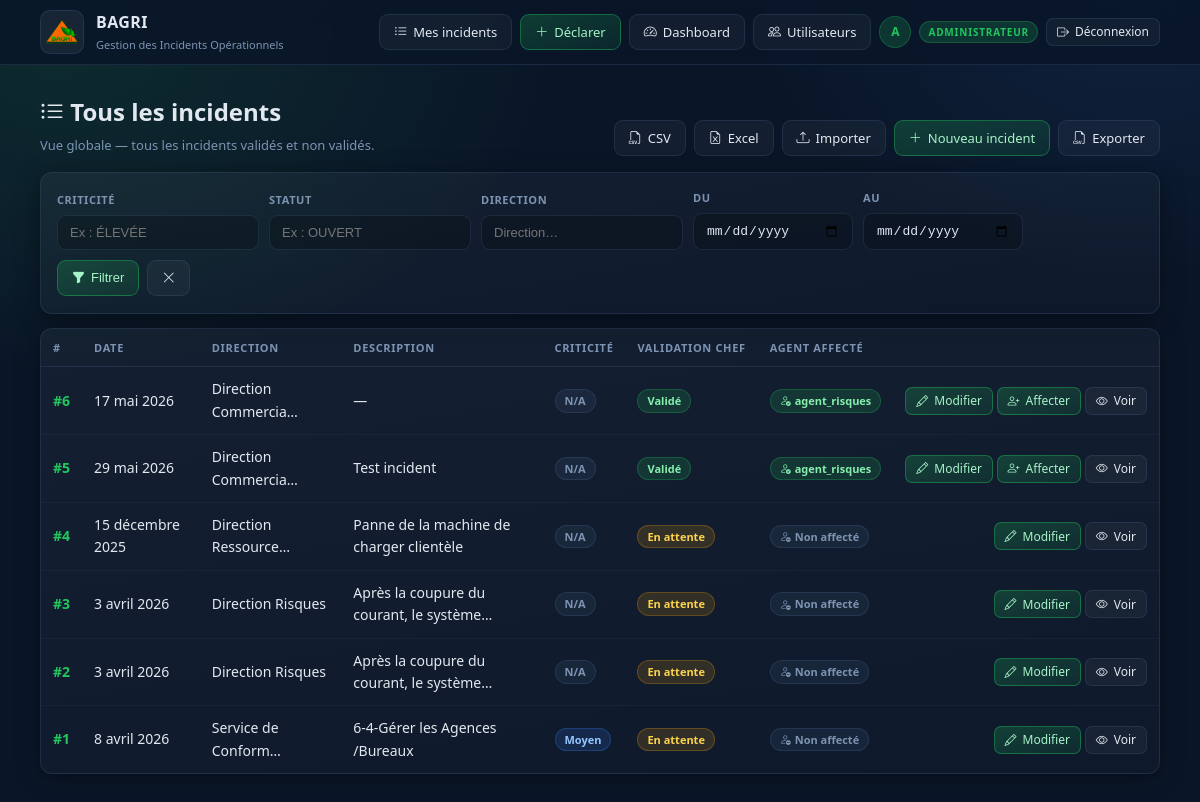
Screenshot of /incidents/ (signed in) with the database file from the repository.
### accounts/models.py (models this page shows, shortened)
class Profile(models.Model):
    ROLE_DECLARANT   = "DECLARANT"
    ROLE_CHEF        = "CHEF"
    ROLE_RISQUES_OP  = "RISQUES_OP"
    ROLE_DIR_RISQUES = "DIR_RISQUES"
    ROLE_ADMIN       = "ADMIN"
    ROLE_CHOICES = [
        (ROLE_DECLARANT,   "Déclarant"),
        (ROLE_CHEF,        "Chef de direction"),
        (ROLE_RISQUES_OP,  "Agent traitement (Risques opérationnels)"),
        (ROLE_DIR_RISQUES, "Directeur Gestion des Risques"),
        (ROLE_ADMIN,       "Administrateur"),
    ]
    ROLES_AVEC_DIRECTION = (ROLE_DECLARANT, ROLE_CHEF)
    user      = models.OneToOneField(settings.AUTH_USER_MODEL, on_delete=models.CASCADE, related_name="profile")
    role      = models.CharField(max_length=30, choices=ROLE_CHOICES, default=ROLE_DECLARANT)
    direction = models.CharField(max_length=200, choices=DIRECTION_VALUES, blank=True, default="")
    telephone = models.CharField(max_length=50, blank=True, default="")
    @property
    def is_declarant(self):  return self.role == self.ROLE_DECLARANT
    @property
    def is_chef(self):       return self.role == self.ROLE_CHEF
    @property
    def is_risques_op(self): return self.role == self.ROLE_RISQUES_OP
    @property
    def is_dir_risques(self):return self.role == self.ROLE_DIR_RISQUES
    @property
    def is_admin(self):      return self.role == self.ROLE_ADMIN
    @property
    def can_treat(self):
        return self.role in (self.ROLE_RISQUES_OP, self.ROLE_DIR_RISQUES, self.ROLE_ADMIN)

### incidents/models.py (models this page shows, shortened)
class Incident(models.Model):
    declarant = models.ForeignKey(
        settings.AUTH_USER_MODEL,
        on_delete=models.SET_NULL,
        null=True, blank=True,
        related_name="incidents_declares",
    )
    agent_affecte = models.ForeignKey(
        settings.AUTH_USER_MODEL,
        on_delete=models.SET_NULL,
        null=True, blank=True,
        related_name="incidents_affectes",
        verbose_name="Agent affecté",
    )
    version = models.CharField(max_length=10, choices=VERSION_CHOICES, blank=True, default="")
    date_declaration = models.DateField(null=True, blank=True)
    date_mise_a_jour = models.DateField(null=True, blank=True)
    agence = models.CharField(max_length=200, blank=True, default="")
    region = models.CharField(max_length=200, blank=True, default="")
    direction = models.CharField(max_length=200, choices=DIRECTION_CHOICES, blank=True, default="")
    nom_prenom_declarant = models.CharField(max_length=200, blank=True, default="")
    fonction = models.CharField(max_length=200, blank=True, default="")
    poste_telephonique = models.CharField(max_length=50, blank=True, default="")
    email = models.EmailField(blank=True, default="")
    date_debut_incident = models.DateField(null=True, blank=True)
    date_decouverte_incident = models.DateField(null=True, blank=True)
    description = models.TextField(blank=True, default="")
    incident_lie_risque_credit = models.CharField(max_length=3, choices=YES_NO_CHOICES, blank=True, default="")
    categorisation_baloise = models.CharField(max_length=255, choices=CATEGORISATION_BALOISE_CHOICES, blank=True, default="")
    sous_categorie_incident = models.CharField(max_length=255, blank=True, default="")
    macro_processus = models.CharField(max_length=255, choices=MACRO_PROCESSUS_CHOICES, blank=True, default="")
    processus = models.CharField(max_length=255, choices=PROCESSUS_CHOICES, blank=True, default="")
    domaine_activite = models.CharField(max_length=255, choices=DOMAINE_ACTIVITE_CHOICES, blank=True, default="")
    incident_si = models.CharField(max_length=3, choices=YES_NO_CHOICES, blank=True, default="")
    incident_non_conformite = models.CharField(max_length=3, choices=YES_NO_CHOICES, blank=True, default="")
    montant_estime_perte = models.DecimalField(max_digits=18, decimal_places=2, null=True, blank=True)
    comptabilisation_perte = models.CharField(max_length=3, choices=YES_NO_CHOICES, blank=True, default="")
    date_comptabilisation_perte = models.DateField(null=True, blank=True)
    montant_recuperations = models.DecimalField(max_digits=18, decimal_places=2, null=True, blank=True)
    date_recuperation = models.DateField(null=True, blank=True)
    nature_recuperation = models.CharField(max_length=255, choices=NATURE_RECUPERATION_CHOICES, blank=True, default="")
    montant_net_perte = models.DecimalField(max_digits=18, decimal_places=2, null=True, blank=True)
    criticite = models.CharField(max_length=50, choices=CRITICITE_CHOICES, blank=True, default="")
    impact_pca = models.CharField(max_length=3, choices=YES_NO_CHOICES, blank=True, default="")
    statut_incident = models.CharField(max_length=50, choices=STATUT_INCIDENT_CHOICES, blank=True, default="")
    date_butoire_resolution = models.DateField(null=True, blank=True)
    commentaires = models.TextField(blank=True, default="")
    validation_chef = models.CharField(max_length=20, choices=VALIDATION_CHOICES, default="EN_ATTENTE")
    commentaire_chef = models.TextField(blank=True, default="")
    date_validation_chef = models.DateField(null=True, blank=True)
    created_at = models.DateTimeField(auto_now_add=True)
    updated_at = models.DateTimeField(auto_now=True)
    class Meta:
        ordering = ["-created_at"]
    @property
    def badge_validation(self):
        colors = {"EN_ATTENTE": "badge--warning", "VALIDE": "badge--success", "REJETE": "badge--danger"}
        return colors.get(self.validation_chef, "")

### incidents/views.py (the view)
# urls.py: path("",                                views.incident_list,         name="list"),
@login_required
def incident_list(request):
    p = _profile(request)
    base_qs   = _incidents_for_user(request)
    incidents = _filtered_incidents(request, base_qs)[:200]
    return render(request, "incidents/incident_list.html", {
        "incidents": incidents,
        "profile": p,
        "filter_criticite":  request.GET.get("criticite", ""),
        "filter_statut":     request.GET.get("statut", ""),
        "filter_direction":  request.GET.get("direction", ""),
        "filter_date_from":  request.GET.get("date_from", ""),
        "filter_date_to":    request.GET.get("date_to", ""),
    })

### incidents/views.py (called while the page is built, shortened)
def _profile(request):
    try:
        return request.user.profile
    except Exception:
        return None

def _to_date(value):
    if value in (None, ""):
        return None

def _incidents_for_user(request):
    p = _profile(request)
    if p is None:
        return Incident.objects.none()
    qs = Incident.objects.select_related("declarant","agent_affecte").all()
    if p.is_declarant:
        return qs.filter(declarant=request.user)
    if p.is_chef:
        return qs.filter(direction=p.direction)
    if p.is_risques_op:
        return qs.filter(agent_affecte=request.user)
    return qs

def _filtered_incidents(request, base_qs=None):
    if base_qs is None:
        base_qs = Incident.objects.all()
    criticite  = request.GET.get("criticite", "").strip()
    statut     = request.GET.get("statut", "").strip()
    direction  = request.GET.get("direction", "").strip()
    date_from  = _to_date(request.GET.get("date_from", ""))
    date_to    = _to_date(request.GET.get("date_to", ""))
    if criticite: base_qs = base_qs.filter(criticite=criticite)
    if statut:    base_qs = base_qs.filter(statut_incident=statut)
    if direction: base_qs = base_qs.filter(direction__icontains=direction)
    if date_from: base_qs = base_qs.filter(date_declaration__gte=date_from)
    if date_to:   base_qs = base_qs.filter(date_declaration__lte=date_to)
    return base_qs

### incidents/templates/incidents/incident_list.html (shortened to what this page needs)
{% extends "incidents/base.html" %}
{% block content %}
<div class="pagehead">
  <div>
    <h1>
      <i class="bi bi-{% if profile.is_chef %}check2-square{% elif profile.is_risques_op %}inbox{% else %}list-ul{% endif %}" aria-label="{% if profile.is_chef %}Validation{% elif profile.is_risques_op %}Affectations{% else %}Liste{% endif %}"></i>
      {% if profile.is_chef %}Incidents à valider — {{ profile.direction }}
      {% elif profile.is_risques_op %}Incidents qui me sont affectés
      {% elif profile.is_dir_risques or profile.is_admin %}Tous les incidents
      {% else %}Mes déclarations{% endif %}
    </h1>
    <p class="muted">
      {% if profile.is_declarant %}Vos incidents déclarés. Seuls vos incidents sont visibles.
      {% elif profile.is_chef %}Les incidents de votre direction en attente ou traités.
      {% elif profile.is_risques_op %}Uniquement les incidents qui vous ont été affectés par la direction des risques.
      {% elif profile.can_treat %}Vue globale — tous les incidents validés et non validés.{% endif %}
    </p>
  </div>
  <div class="pagehead__actions">
    {% if profile.is_declarant or profile.is_admin %}
      <a class="btn" href="{% url 'incidents:export_csv' %}" title="Télécharger au format CSV"><i class="bi bi-filetype-csv" aria-label="CSV"></i> CSV</a>
      <a class="btn" href="{% url 'incidents:export_xlsx' %}" title="Télécharger au format Excel"><i class="bi bi-file-earmark-excel" aria-label="Excel"></i> Excel</a>
      <a class="btn" href="{% url 'incidents:import' %}" title="Charger des incidents depuis un fichier"><i class="bi bi-upload" aria-label="Importer"></i> Importer</a>
      <a class="btn btn--primary" href="{% url 'incidents:create' %}" title="Créer un nouvel incident"><i class="bi bi-plus-lg" aria-label="Ajouter"></i> Nouveau incident</a>
    {% endif %}
    {% if profile.is_dir_risques or profile.is_admin %}
      <a class="btn" href="{% url 'incidents:export_csv' %}" title="Télécharger tous les incidents en CSV"><i class="bi bi-filetype-csv" aria-label="Exporter"></i> Exporter</a>
    {% endif %}
  </div>
</div>
<form method="get" class="card" style="margin-bottom:14px; padding:16px;">
  <div class="filters-bar">
    <div class="field">
      <label>Criticité</label>
      <input type="text" name="criticite" value="{{ filter_criticite }}" placeholder="Ex : ÉLEVÉE"/>
    </div>
    <div class="field">
      <label>Statut</label>
      <input type="text" name="statut" value="{{ filter_statut }}" placeholder="Ex : OUVERT"/>
    </div>
    {% if not profile.is_declarant %}
    <div class="field">
      <label>Direction</label>
      <input type="text" name="direction" value="{{ filter_direction }}" placeholder="Direction…"/>
    </div>
    {% endif %}
    <div class="field">
      <label>Du</label>
      <input type="date" name="date_from" value="{{ filter_date_from }}"/>
    </div>
    <div class="field">
      <label>Au</label>
      <input type="date" name="date_to" value="{{ filter_date_to }}"/>
    </div>
    <div style="display:flex;gap:8px;align-items:flex-end;padding-bottom:1px">
      <button class="btn btn--primary" type="submit" title="Appliquer les filtres"><i class="bi bi-funnel-fill" aria-label="Filtrer"></i> Filtrer</button>
      <a class="btn" href="{% url 'incidents:list' %}" title="Réinitialiser les filtres"><i class="bi bi-x-lg" aria-label="Réinitialiser"></i></a>
    </div>
  </div>
</form>
<div class="card" style="padding:0;overflow:hidden;">
  {% if incidents %}
    <div class="tablewrap">
      <table class="table">
        <thead>
          <tr>
            <th>#</th>
            <th>Date</th>
            <th>Direction</th>
            <th>Description</th>
            <th>Criticité</th>
            <th>Validation chef</th>
            {% if profile.is_dir_risques or profile.is_admin %}<th>Agent affecté</th>{% endif %}
            <th></th>
          </tr>
        </thead>
        <tbody>
          {% for it in incidents %}
          <tr>
            <td><strong style="color:var(--primary)">#{{ it.pk }}</strong></td>
            <td>{{ it.date_declaration|default:"—" }}</td>
            <td>{{ it.direction|default:"—"|truncatechars:20 }}</td>
            <td>{{ it.description|default:it.processus|default:it.macro_processus|default:"—"|truncatechars:40 }}</td>
            <td>
              {% if it.criticite %}
                <span class="badge {% if 'ÉLEVÉE' in it.criticite or 'HAUTE' in it.criticite or 'CRIT' in it.criticite %}badge--danger{% elif 'MOYENNE' in it.criticite %}badge--warning{% else %}badge--info{% endif %}">{{ it.criticite }}</span>
              {% else %}<span class="badge badge--muted">N/A</span>{% endif %}
            </td>
            <td><span class="badge {{ it.badge_validation }}">{{ it.get_validation_chef_display }}</span></td>
            {% if profile.is_dir_risques or profile.is_admin %}
              <td>
                {% if it.agent_affecte %}
                  <span class="badge badge--success" title="Agent affecté"><i class="bi bi-person-check" aria-label="Affecté"></i> {{ it.agent_affecte.username }}</span>
                {% else %}
                  <span class="badge badge--muted" title="Pas d'agent affecté"><i class="bi bi-person-dash" aria-label="Non affecté"></i> Non affecté</span>
                {% endif %}
              </td>
            {% endif %}
            <td class="ta-right" style="white-space:nowrap">
              {% if profile.is_admin %}
                <a class="btn btn--sm btn--primary" href="{% url 'incidents:edit' it.pk %}" title="Modifier cet incident"><i class="bi bi-pencil" aria-label="Modifier"></i> Modifier</a>
              {% endif %}
              {% if profile.is_dir_risques or profile.is_admin %}
                {% if it.validation_chef == "VALIDE" %}
                  <a class="btn btn--sm btn--primary" href="{% url 'incidents:affecter' it.pk %}" title="Assigner un agent de traitement"><i class="bi bi-person-plus" aria-label="Affecter"></i> Affecter</a>
                {% endif %}
              {% endif %}
              <a class="btn btn--sm" href="{% url 'incidents:detail' it.pk %}" title="Voir les détails complets"><i class="bi bi-eye" aria-label="Voir"></i> Voir</a>
            </td>
          </tr>
          {% endfor %}
        </tbody>
      </table>
    </div>
  {% endif %}
</div>
{% endblock %}

### incidents/templates/incidents/base.html (shortened to what this page needs)
{% load static %}
<!doctype html>
<html lang="fr">
<head>
  <link rel="stylesheet" href="https://cdn.jsdelivr.net/npm/bootstrap-icons@1.11.3/font/bootstrap-icons.min.css"/>
  <link rel="stylesheet" href="{% static 'app.css' %}"/>
</head>
<body>
<header class="topbar">
  <div class="container topbar__inner">
    <a class="brand" href="{% url 'incidents:list' %}">
      <img class="brand__logo" src="{% static 'img/bagri.png' %}" alt="BAGRI"/>
      <div>
        <div class="brand__title">BAGRI</div>
        <div class="brand__subtitle">Gestion des Incidents Opérationnels</div>
      </div>
    </a>
    <nav class="topnav">
      {% if request.user.is_authenticated %}
        {% with p=request.user.profile %}
          {% if p.is_declarant or p.is_admin %}
            <a class="btn" href="{% url 'incidents:list' %}" title="Voir la liste de vos incidents déclarés"><i class="bi bi-list-ul" aria-label="Liste"></i> Mes incidents</a>
            <a class="btn btn--primary" href="{% url 'incidents:create' %}" title="Déclarer un nouvel incident"><i class="bi bi-plus-lg" aria-label="Ajouter"></i> Déclarer</a>
          {% endif %}
          {% if p.is_admin %}
            <a class="btn" href="{% url 'incidents:risques' %}" title="Accéder au tableau de bord administrateur"><i class="bi bi-speedometer2" aria-label="Dashboard"></i> Dashboard</a>
            <a class="btn" href="{% url 'accounts:user_list' %}" title="Gérer les comptes utilisateurs"><i class="bi bi-people" aria-label="Utilisateurs"></i> Utilisateurs</a>
          {% endif %}
          <div class="user-info">
            <div class="user-avatar" title="Initiale de votre nom">{{ request.user.username|first|upper }}</div>
            <span class="role-pill" title="Votre rôle dans le système">{{ p.get_role_display|truncatechars:22 }}</span>
          </div>
          <a class="btn btn--sm" href="{% url 'accounts:logout' %}" title="Se déconnecter"><i class="bi bi-box-arrow-right" aria-label="Déconnexion"></i> Déconnexion</a>
        {% endwith %}
      {% endif %}
    </nav>
  </div>
</header>
<main class="container" style="padding-top:8px;padding-bottom:48px;">
  {% block content %}{% endblock %}
</main>
</body>
</html>

### rows the page displays
Profile: role "ADMINISTRATEUR"
Incident: pk "6", date_declaration "17 mai 2026", direction "Direction Commercia…", description "—", criticite "N/A", validation_chef "Validé", agent_affecte.username "agent_risques", shows "Affecter"
Incident: pk "5", date_declaration "29 mai 2026", direction "Direction Commercia…", description "Test incident", criticite "N/A", validation_chef "Validé", agent_affecte.username "agent_risques", shows "Affecter"
Incident: pk "4", date_declaration "15 décembre 2025", direction "Direction Ressource…", description "Panne de la machine de charger clientèle", criticite "N/A", validation_chef "En attente", shows "Non affecté"
Incident: pk "3", date_declaration "3 avril 2026", direction "Direction Risques", description "Après la coupure du courant, le système…", criticite "N/A", validation_chef "En attente", shows "Non affecté"
Incident: pk "2", date_declaration "3 avril 2026", direction "Direction Risques", description "Après la coupure du courant, le système…", criticite "N/A", validation_chef "En attente", shows "Non affecté"
Incident: pk "1", date_declaration "8 avril 2026", direction "Service de Conform…", description "6-4-Gérer les Agences /Bureaux", criticite "Moyen", validation_chef "En attente", shows "Non affecté"

### other values shown
{{ request.user.username|first|upper }} "A"
